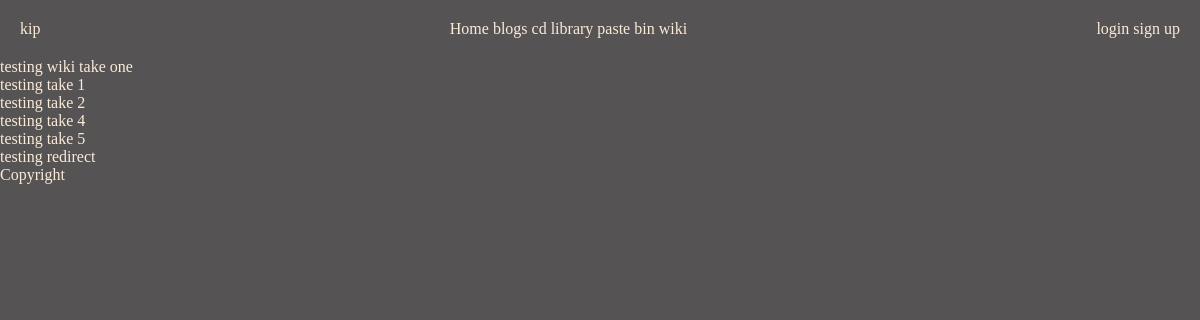
Page /wiki/ on the committed database.
### wiki/models.py (models this page shows, shortened)
class Article(models.Model):
    title =  models.CharField(max_length=100)
    slug = models.SlugField(max_length=100, unique=True)
    text = models.TextField(help_text="Formatted using resT")
    author = models.ForeignKey(User, on_delete=models.CASCADE)
    is_published = models.BooleanField(default=False,verbose_name="publish?")
    created_on = models.DateTimeField(auto_now_add=True)
    objects = models.Manager()
    published = PublishArticleManager()

### wiki/views.py (the view)
# urls.py: path('',views.ArticleListView.as_view(), name='wiki_article_index'),
class ArticleListView(ListView):
    def get_queryset(self):
        return models.Article.objects.all()#.filter(author=self.request.user)
    context_object_name = "wikis"

### templates/wiki/article_list.html (shortened to what this page needs)
{% extends 'base.html' %}
{% block content %}
<div>
    {% if wikis.all %}
        {% for wiki in wikis %}
        <ul>
            <li>
                <a href="{{ wiki.url }}">{{ wiki.title }}</a>
            </li>
        </ul>
        {% endfor %}
    {% else %}
        <span>No posts yet</span>
    {% endif %}
</div>
{% endblock %}

### static/navbar.css (style rules this page uses)
* { color: antiquewhite; background-color: rgb(85, 83, 83); margin: 0; padding: 0; }
ul { list-style-type: none; }
li { display: inline; }
a { text-decoration: none; }

### rows in the picture
Article: title "testing wiki take one"
Article: title "testing take 1"
Article: title "testing take 2"
Article: title "testing take 4"
Article: title "testing take 5"
Article: title "testing redirect"
